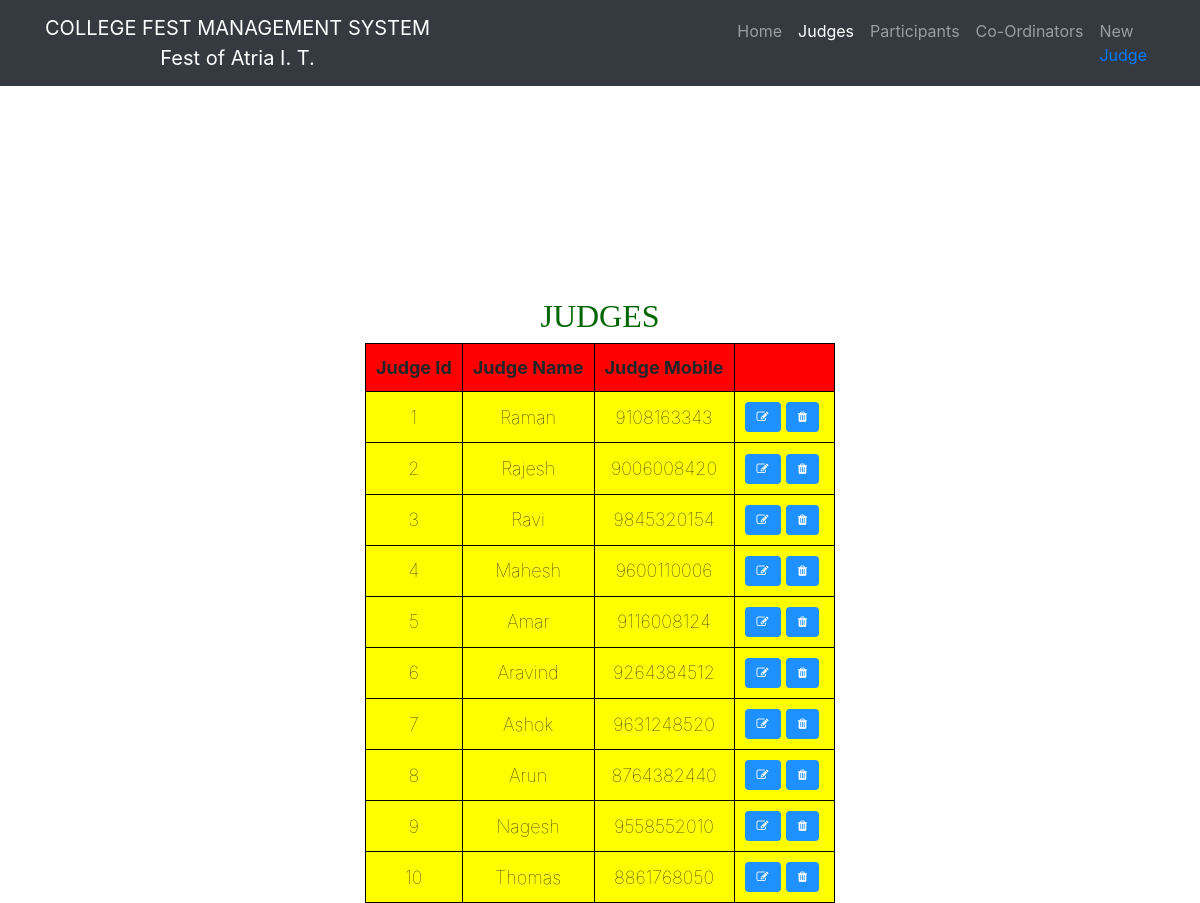
Page /judges.php on the committed database.
### tables this page shows
CREATE TABLE `judge` (
  `JudgeId` int(11) NOT NULL,
  `JudgeName` varchar(30) NOT NULL,
  `JudgeMobile` varchar(15) DEFAULT NULL
);

### judges.php (the view, shortened to what this page needs)
<?php
$user = 'root';
$password = '';
$database = 'festmanagement';
$servername='localhost:3306';
$mysqli = new mysqli($servername, $user,
                $password, $database);
$sql = "SELECT * FROM Judge; ";
$result = $mysqli->query($sql);
?>
<!DOCTYPE html>
<html lang="en">
<head>
    <link href="vendor/bootstrap/css/bootstrap.min.css" rel="stylesheet">
    <link href="css/heroic-features.css" rel="stylesheet">
    <link rel="stylesheet" href="https://cdnjs.cloudflare.com/ajax/libs/font-awesome/4.7.0/css/font-awesome.min.css">
</head>
<body>
    <nav class="navbar navbar-expand-lg navbar-dark bg-dark fixed-top">
      <div class="container">
          <a class="navbar-brand" href="homepage.php"><center>COLLEGE FEST MANAGEMENT SYSTEM<br>Fest of Atria I. T.</center></a>
        <div class="collapse navbar-collapse" id="navbarResponsive">
          <ul class="navbar-nav ml-auto">
            <li class="nav-item">
                <a class="nav-link" href="homepage.php">Home
              </a>
            </li>
            <li class="nav-item active" >
                <a class="nav-link" href="judges.php">Judges</a>
            </li>
            <li class="nav-item">
                <a class="nav-link" href="participants.php">Participants</a>
            </li>
            <li class="nav-item">
              <a class="nav-link" href="coordinators.php">Co-Ordinators</a>
            </li>
            <li class="nav-item">
                <div class="nav-link dropdown">New
                    <div class="dropdown-content">
                            <a href="addjudge.php">Judge</a>
                    </div>
                </div>
            </li>
          </ul>
        </div>
      </div>
    </nav>
    <section>
        <h1>JUDGES</h1>
        <table>
            <tr>
                <th>Judge Id</th>
                <th>Judge Name</th>
                <th>Judge Mobile</th>
                <th></th>
            </tr>
            <?php
                while($rows=$result->fetch_assoc())
                {
                 echo "<tr>";
                 echo "<td>".$rows['JudgeId']."</td>";
                 echo "<td>".$rows['JudgeName']."</td>";
                 echo"<td>".$rows['JudgeMobile']."</td>";
                 echo "<td><a href='updatejudge.php?id=".$rows['JudgeId']."' title='Edit' class='btn'><i class='fa fa-edit'></i></a><a href='deletejudge.php?id=".$rows['JudgeId']."' title='Delete' class='btn'><i class='fa fa-trash'></i></a></td>";
             echo "<tr>";
                }
             ?>
        </table>
    </section>
</body>
</html>

### css/heroic-features.css (style rules this page uses)
body { padding-top: 54px; }
@media (min-width: 992px) { body { padding-top: 297px; } }

### judges.php (style rules this page uses)
table { margin: 0 auto; font-size: large; border: 1px solid black; }
h1 { text-align: center; color: #006600; font-size: xx-large; font-family: 'Gill Sans', 'Gill Sans MT', ' Calibri', 'Trebuchet MS', 'sans-serif'; }
td { background-color: yellow; border: 1px solid black; }
th, td { font-weight: bold; border: 1px solid black; padding: 10px; text-align: center; }
th { background-color: red; }
td { font-weight: lighter; }
.btn { background-color: DodgerBlue; border: none; color: white; font-size: 12px; cursor: pointer; margin-right: 5px; }

### rows in the picture
judge: JudgeId "1", JudgeName "Raman", JudgeMobile "9108163343"
judge: JudgeId "2", JudgeName "Rajesh", JudgeMobile "9006008420"
judge: JudgeId "3", JudgeName "Ravi", JudgeMobile "9845320154"
judge: JudgeId "4", JudgeName "Mahesh", JudgeMobile "9600110006"
judge: JudgeId "5", JudgeName "Amar", JudgeMobile "9116008124"
judge: JudgeId "6", JudgeName "Aravind", JudgeMobile "9264384512"
judge: JudgeId "7", JudgeName "Ashok", JudgeMobile "9631248520"
judge: JudgeId "8", JudgeName "Arun", JudgeMobile "8764382440"
judge: JudgeId "9", JudgeName "Nagesh", JudgeMobile "9558552010"
judge: JudgeId "10", JudgeName "Thomas", JudgeMobile "8861768050"
